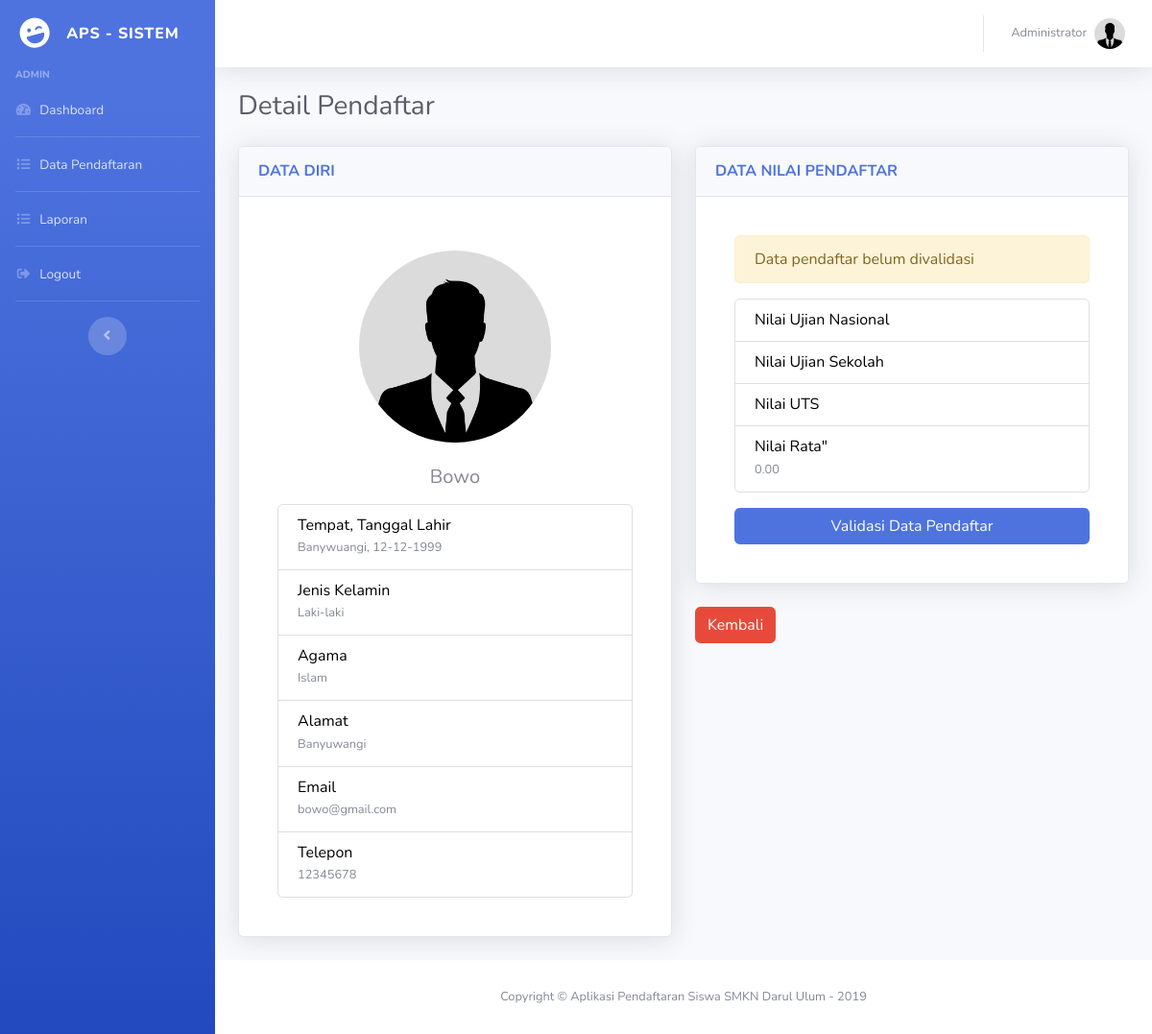
The page /admin/detailpendaftar.php?id=3 (signed in) on the database as committed earlier.
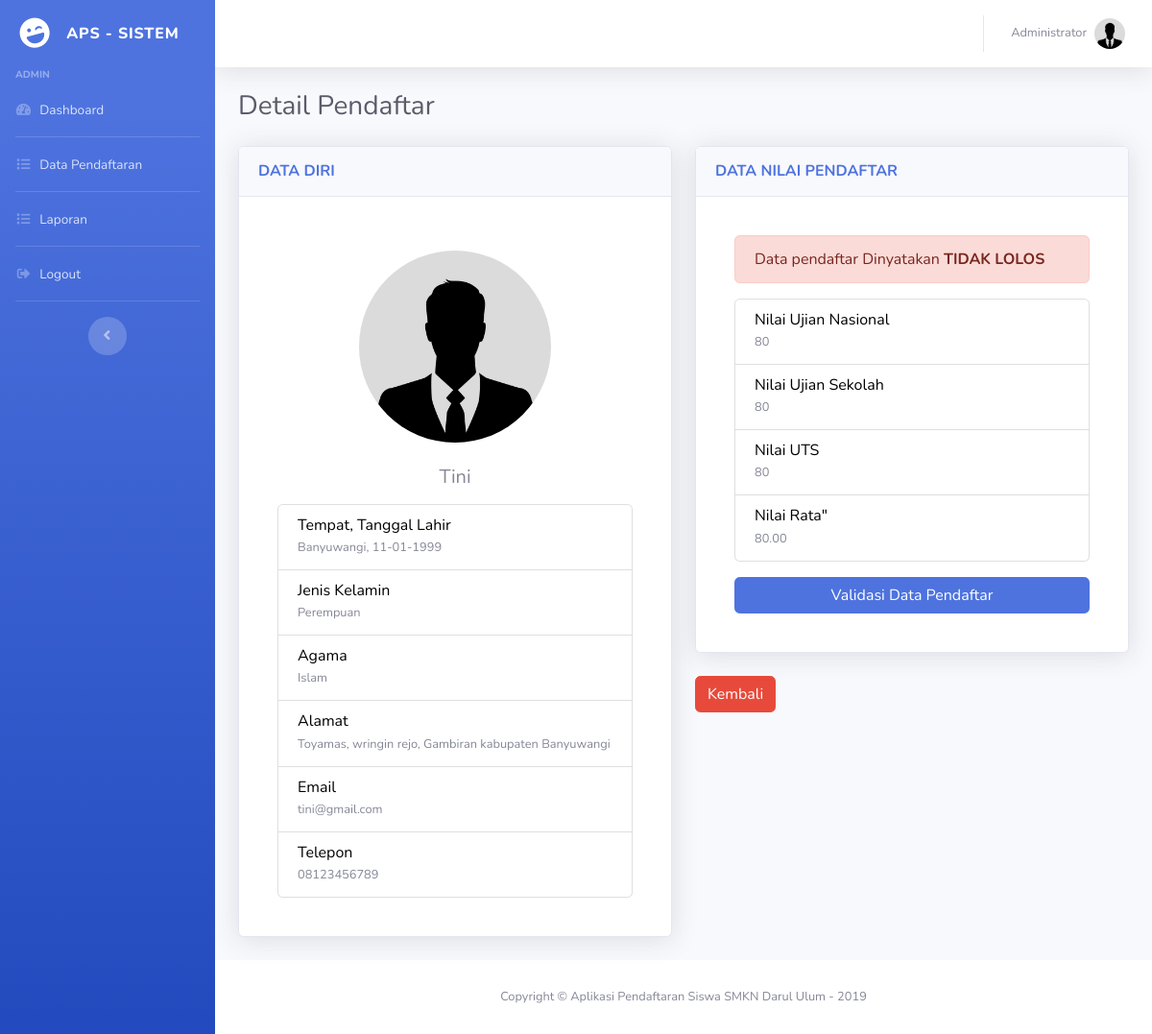
The same page on the database as committed later.
### tables this page shows
CREATE TABLE `pendaftar` (
  `id` int(11) NOT NULL,
  `nama` varchar(100) DEFAULT NULL,
  `tmpt_lahir` varchar(100) DEFAULT NULL,
  `tgl_lahir` date DEFAULT NULL,
  `jenis_kelamin` enum('L','P') DEFAULT NULL,
  `agama` varchar(45) DEFAULT NULL,
  `alamat` text,
  `email` varchar(100) DEFAULT NULL,
  `telepon` varchar(45) DEFAULT NULL,
  `foto` varchar(100) NOT NULL,
  `users_id` int(11) DEFAULT NULL
);

CREATE TABLE `nilai` (
  `id` int(11) NOT NULL,
  `nilai_un` double DEFAULT NULL,
  `nilai_us` double DEFAULT NULL,
  `nilai_uts_1` double NOT NULL,
  `status` int(1) NOT NULL,
  `pendaftar_id` int(11) DEFAULT NULL
);

### admin/detailpendaftar_control.php (called while the page is built, shortened)
<?php
$id_pendaftar = $_GET['id'];
$sql_pendaftar = "SELECT * FROM pendaftar where id = '$id_pendaftar'";
$result_pendaftar = mysqli_query($koneksi, $sql_pendaftar);
$data_pendaftar = mysqli_fetch_array($result_pendaftar);
$sql_nilai = "SELECT * FROM nilai where pendaftar_id = '$id_pendaftar'";
$result_nilai = mysqli_query($koneksi, $sql_nilai);
$data_nilai = mysqli_fetch_array($result_nilai);
?>

### admin/detailpendaftar.php (the view, shortened to what the changed rows need)
<?php include('../config/auto_load.php'); ?>
<?php include('detailpendaftar_control.php'); ?>
<?php include('../template/header.php'); ?>
<div class="container-fluid">
  <h1 class="h3 mb-4 text-gray-800">Detail Pendaftar</h1>
  <div class="row">
    <div class="col-md-6">
      <div class="card shadow mb-4">
        <div class="card-body">
          <div class="card-body">
            <div class="col-auto mt-3 text-center">
              <?php
              if(isset($data_pendaftar['foto']) && $data_pendaftar['foto'] != "") {
                $foto = '../uploads/' . $data_pendaftar['foto'];
              } else {
                $foto = '../assets/img/avatar.jpg';
              }
              ?>
              <img src="<?= $foto ?>" class="img-fluid rounded-circle" alt="menunggu" style="width: 200px;">
            </div>
            <br>
            <h5 class="card-title mb-3 text-center">
              <?= $data_pendaftar['nama'] ?>
            </h5>
            <ul class="list-group">
              <li class="list-group-item">
                <h6 class="mb-0" style="color: black;">Tempat, Tanggal Lahir</h6>
                <small class="text-muted"><?= $data_pendaftar['tmpt_lahir'] ?>, <?= date("d-m-Y", strtotime($data_pendaftar['tgl_lahir'])); ?></small>
              </li>
              <li class="list-group-item">
                <h6 class="mb-0" style="color: black;">Jenis Kelamin</h6>
                <?php
                if($data_pendaftar['jenis_kelamin'] == 'L') {
                  $kelamin = "Laki-laki";
                } else {
                  $kelamin = "Perempuan";
                }
                ?>
                <small class="text-muted"><?= $kelamin ?></small>
              </li>
              <li class="list-group-item">
              </li>
              <li class="list-group-item">
                <h6 class="mb-0" style="color: black;">Alamat</h6>
                <small class="text-muted"><?= $data_pendaftar['alamat'] ?></small>
              </li>
              <li class="list-group-item">
                <h6 class="mb-0" style="color: black;">Email</h6>
                <small class="text-muted"><?= $data_pendaftar['email'] ?></small>
              </li>
              <li class="list-group-item">
                <h6 class="mb-0" style="color: black;">Telepon</h6>
                <small class="text-muted"><?= $data_pendaftar['telepon'] ?></small>
              </li>
            </ul>
          </div>
        </div>
      </div>
    </div>
    <div class="col-md-6">
      <div class="card shadow mb-4">
        <div class="card-body">
          <div class="card-body">
            <?php
            if($data_nilai['status'] == 0) {
              echo '
              <div class="alert alert-warning">
                  Data pendaftar belum divalidasi
              </div>';
            } else if($data_nilai['status'] == 1) {
              echo '
              <div class="alert alert-info">
                  Data pendaftar Dinyatakan <b>LOLOS</b>
              </div>';
            } else if($data_nilai['status'] == 2) {
              echo '
              <div class="alert alert-danger">
                  Data pendaftar Dinyatakan <b>TIDAK LOLOS</b>
              </div>';
            }
            ?>
            <ul class="list-group">
              <li class="list-group-item">
                <h6 class="mb-0" style="color: black;">Nilai Ujian Nasional</h6>
                <small class="text-muted"><?= $data_nilai['nilai_un'] ?></small>
              </li>
              <li class="list-group-item">
                <h6 class="mb-0" style="color: black;">Nilai Ujian Sekolah</h6>
                <small class="text-muted"><?= $data_nilai['nilai_us'] ?></small>
              </li>
              <li class="list-group-item">
                <h6 class="mb-0" style="color: black;">Nilai UTS</h6>
                <small class="text-muted"><?= $data_nilai['nilai_uts_1'] ?></small>
              </li>
              <li class="list-group-item">
                <h6 class="mb-0" style="color: black;">Nilai Rata"</h6>
                <small class="text-muted"><?= number_format(($data_nilai['nilai_uts_1'] + $data_nilai['nilai_us'] + $data_nilai['nilai_un']) / 3, 2) ?></small>
              </li>
            </ul>
            <button type="button" class="btn btn-primary mt-3 btn-block" data-toggle="modal" data-target="#modalvalidasi">
                Validasi Data Pendaftar
            </button>
          </div>
        </div>
      </div>
    </div>
  </div>
</div>
<?php include('../template/footer.php'); ?>

Rows that differ between the two databases and show on the page:
changed pendaftar "Banyuwangi": nama "Bowo" → "Tini"; tmpt_lahir "Banywuangi" → "Banyuwangi"; tgl_lahir "12-12-1999" → "11-01-1999"; jenis_kelamin "Laki-laki" → "Perempuan"; alamat "Banyuwangi" → "Toyamas, wringin rejo, Gambiran kabupaten Banyuwangi"; email "bowo@gmail.com" → "tini@gmail.com"; telepon "12345678" → "08123456789"
now on this page (row edited): nilai: nilai_un "80", nilai_us "80", nilai_uts_1 "80", nilai_uts_1+nilai_us+nilai_un "80.00"
changed nilai: status 1 → 2 (drawn)
Other text that changed with them:
text no longer shown: "Data pendaftar belum divalidasi 0.00"
text now shown: "Data pendaftar Dinyatakan TIDAK LOLOS"
